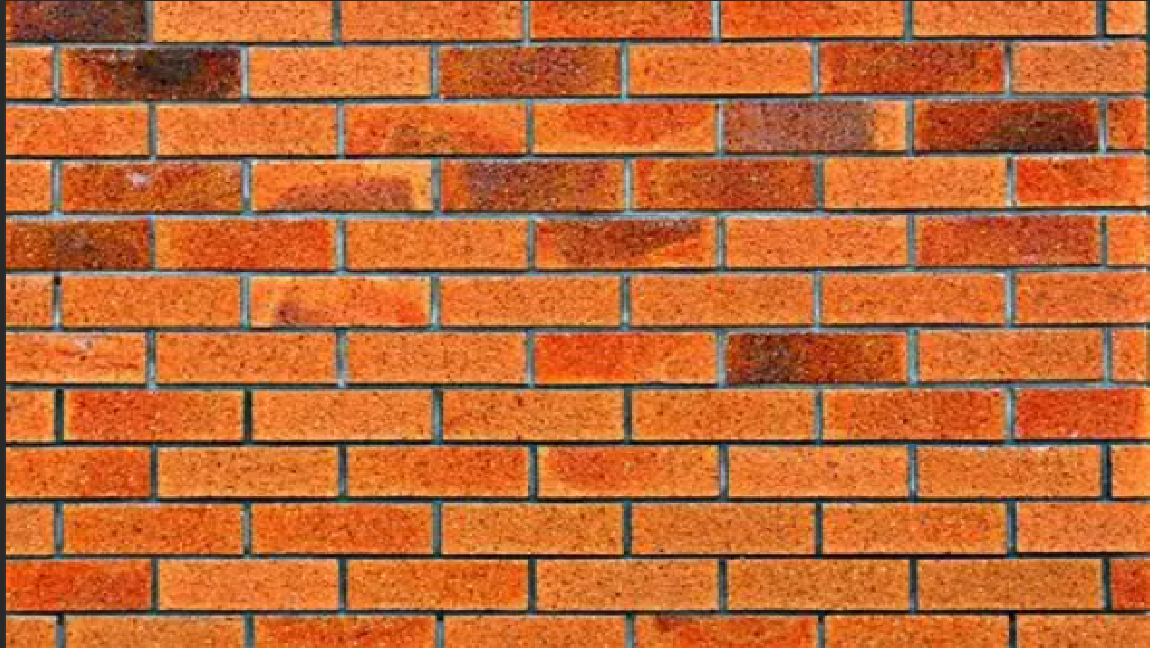
#> input picture 002_P_Inc/1.2.7_Percepcion/Ladrillo.png, 1152 x 648 px
$ python 084.PInc_Deteccion_Aristas_Segmentacion.py   (older library calls are emulated)
#> lines starting #> are read from the running program, lines starting #| are printed output that depends on the picture; after the words box and inside, x2 and y2 are one past the last pixel; in counts of white or black regions, pixels touching at a corner belong together
import cv2
import numpy as np

#1. Cargar imagen
RUTA = "Ladrillo.png"  # cámbiala según tu caso
img = cv2.imread(RUTA)
#> img is the input picture: shape (648, 1152, 3); mean B, G, R 52.6, 104.2, 192
if img is None:
    raise FileNotFoundError("No se encontró la imagen. Verifica la ruta.")

gray = cv2.cvtColor(img, cv2.COLOR_BGR2GRAY)

#2. Detección de aristas
# Sobel
sobelx = cv2.Sobel(gray, cv2.CV_64F, 1, 0, ksize=3)
sobely = cv2.Sobel(gray, cv2.CV_64F, 0, 1, ksize=3)
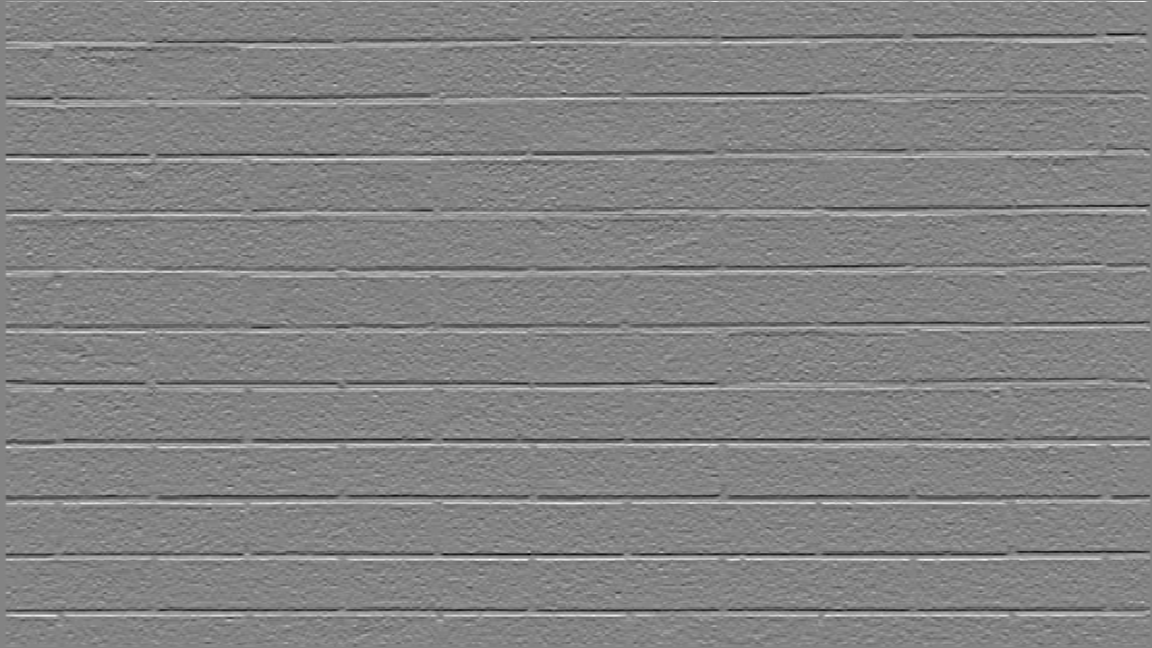
#> sobely: shape (648, 1152) float64; min -709, max 665, mean 0.6; drawn with min black and max white
sobel = cv2.magnitude(sobelx, sobely)

# Laplaciano
laplaciano = cv2.Laplacian(gray, cv2.CV_64F)
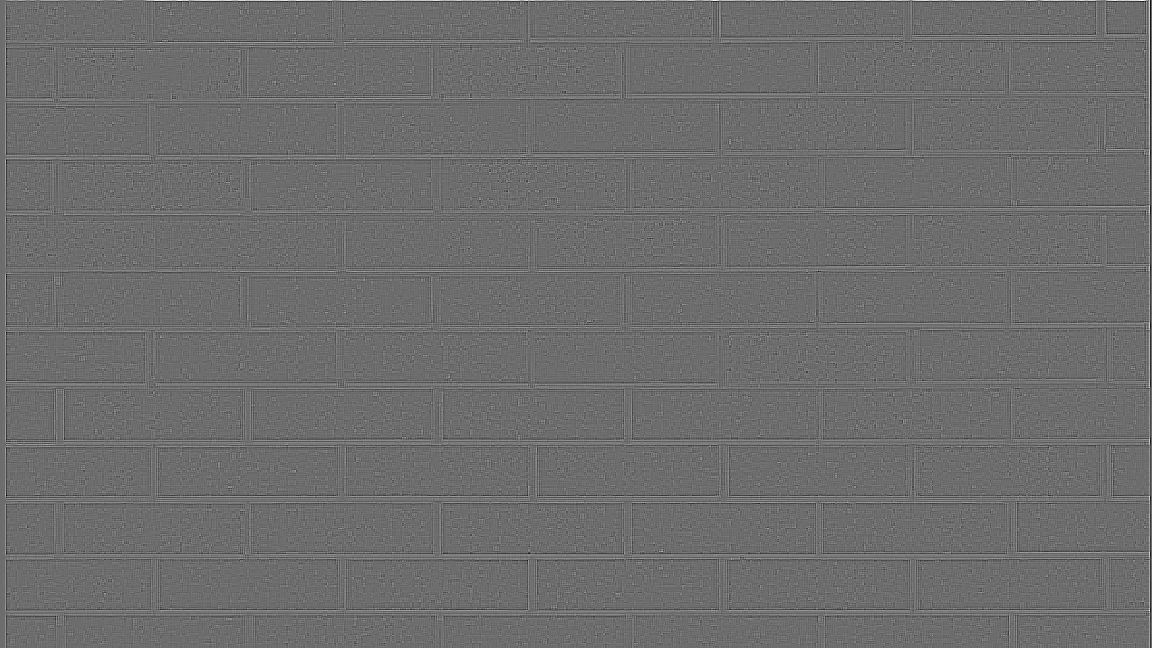
#> laplaciano: shape (648, 1152) float64; min -238, max 317, mean 0.1; drawn with min black and max white

# Canny (más avanzado)
canny = cv2.Canny(gray, 100, 200)
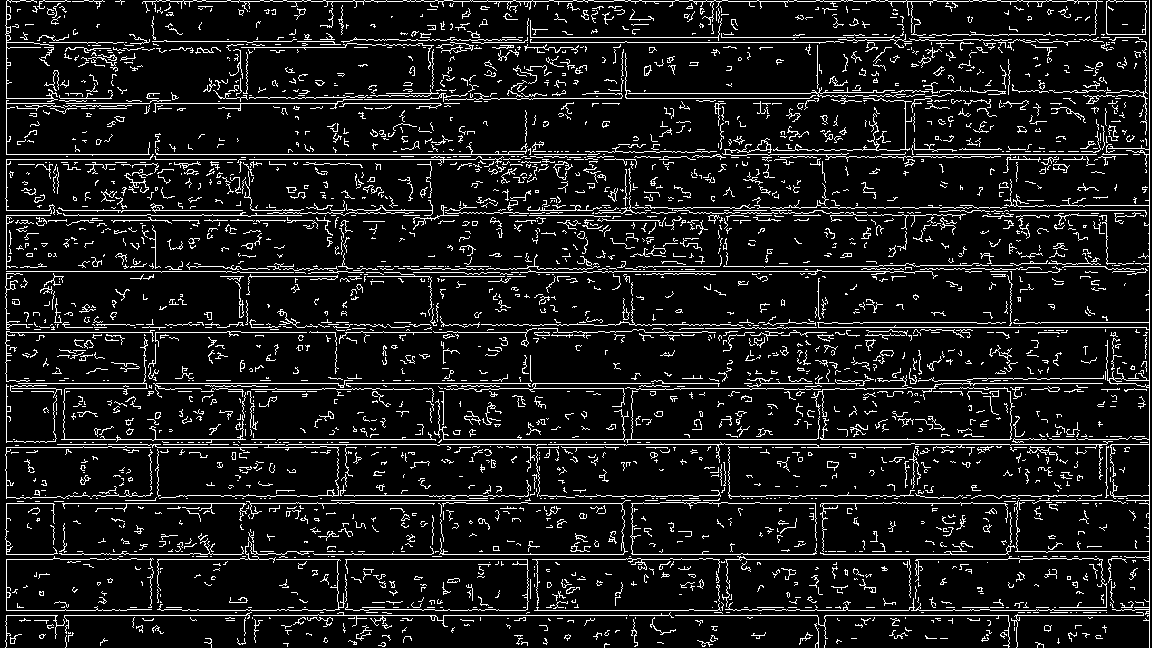
#> canny: shape (648, 1152); 9.9% white in thin lines or dots

#3. Segmentación básica
# a) Umbralización (binario)
_, umbral = cv2.threshold(gray, 127, 255, cv2.THRESH_BINARY)
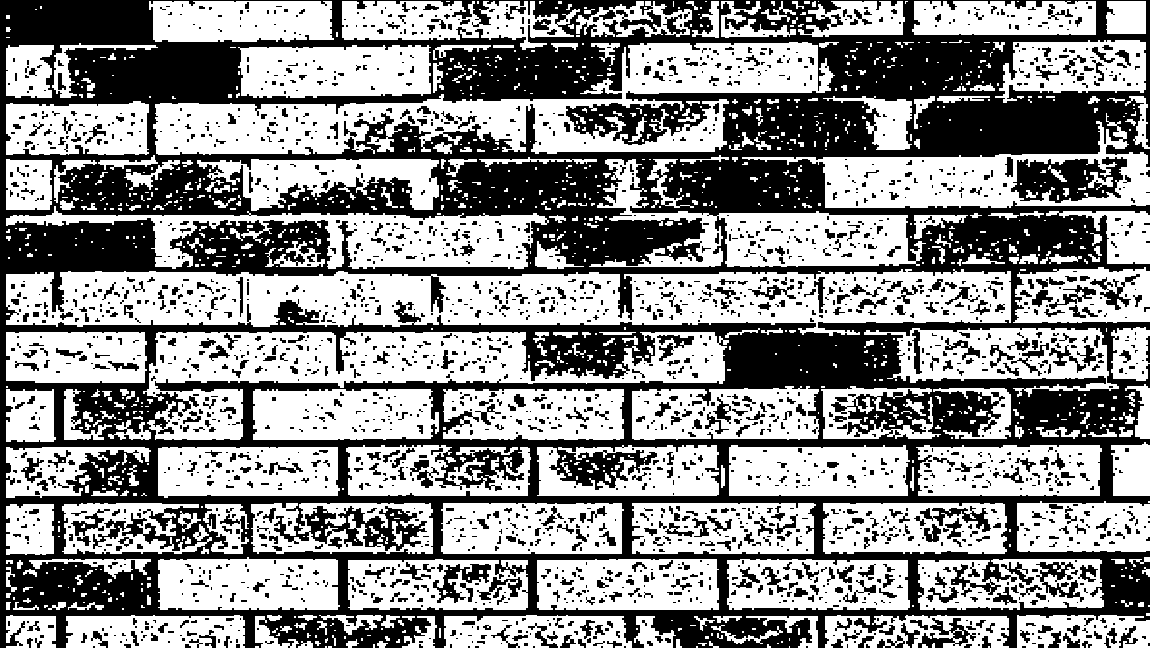
#> umbral: shape (648, 1152); 55.8% white; 2403 black regions (1699 under 20 px)

#b) Detección de contornos
contornos, _ = cv2.findContours(umbral, cv2.RETR_EXTERNAL, cv2.CHAIN_APPROX_SIMPLE)
#> contornos = 1061 contours, 860 with area under 20; largest, box (x1, y1, x2, y2) and area: (6, 269, 1011, 336) 48172, (742, 0, 1152, 648) 41232, (153, 42, 835, 155) 30438, (143, 332, 729, 440) 26338, (6, 206, 549, 269) 13313
segmentada = img.copy()
cv2.drawContours(segmentada, contornos, -1, (0,255,0), 2)
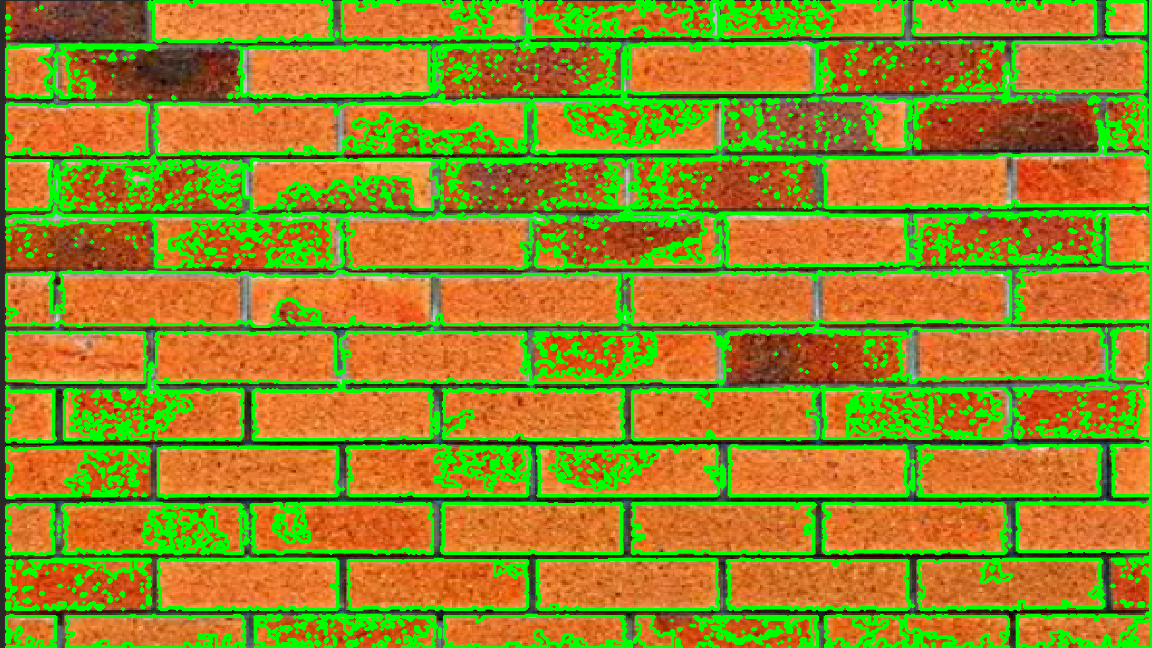
#> segmentada: shape (648, 1152, 3); mean B, G, R 36.4, 136.4, 148.9

# 4. Mostrar resultados
cv2.imshow("Original", img)
cv2.imshow("Grises", gray)
cv2.imshow("Sobel", sobel / sobel.max())
cv2.imshow("Laplaciano", laplaciano / laplaciano.max())
cv2.imshow("Canny", canny)
cv2.imshow("Umbralización", umbral)
cv2.imshow("Segmentación (Contornos)", segmentada)

cv2.waitKey(0)
cv2.destroyAllWindows()
